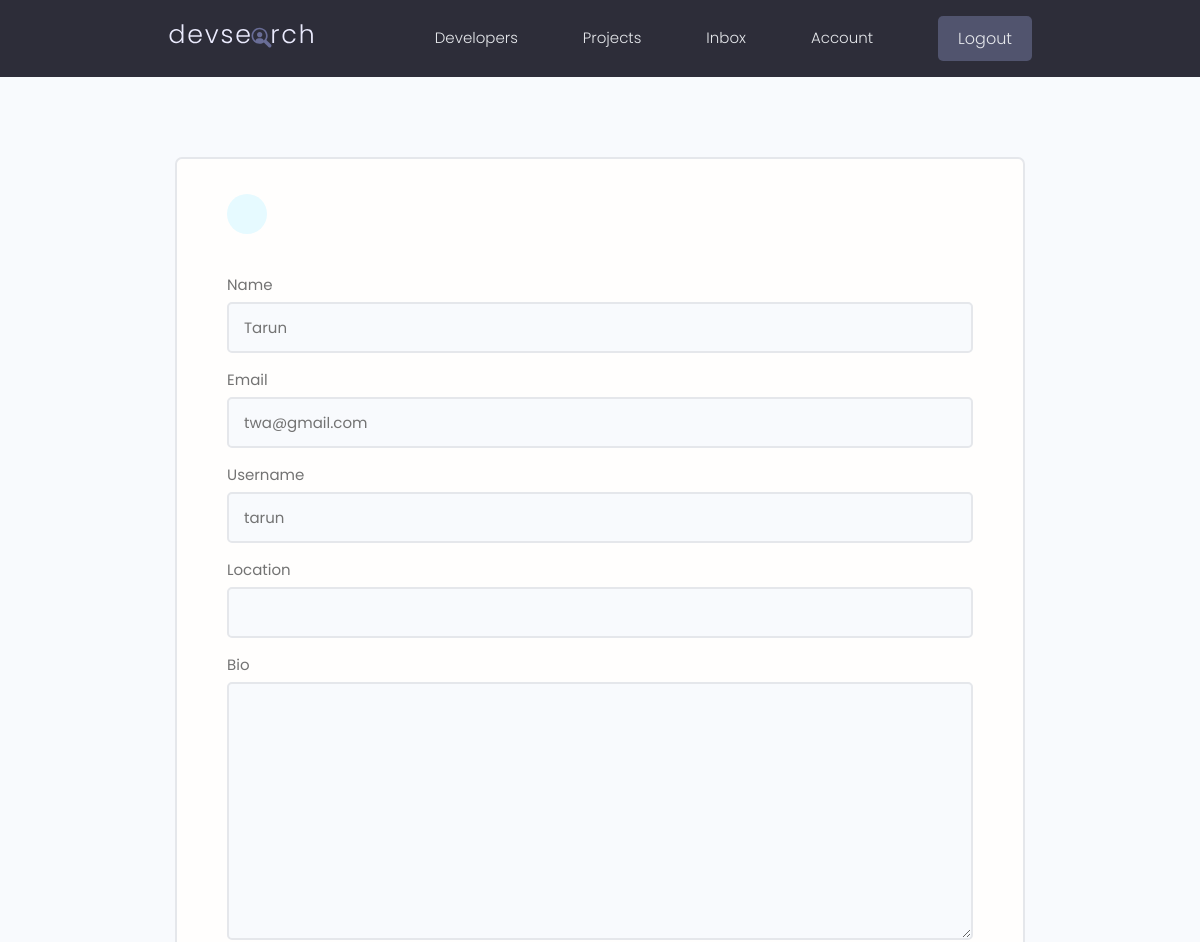
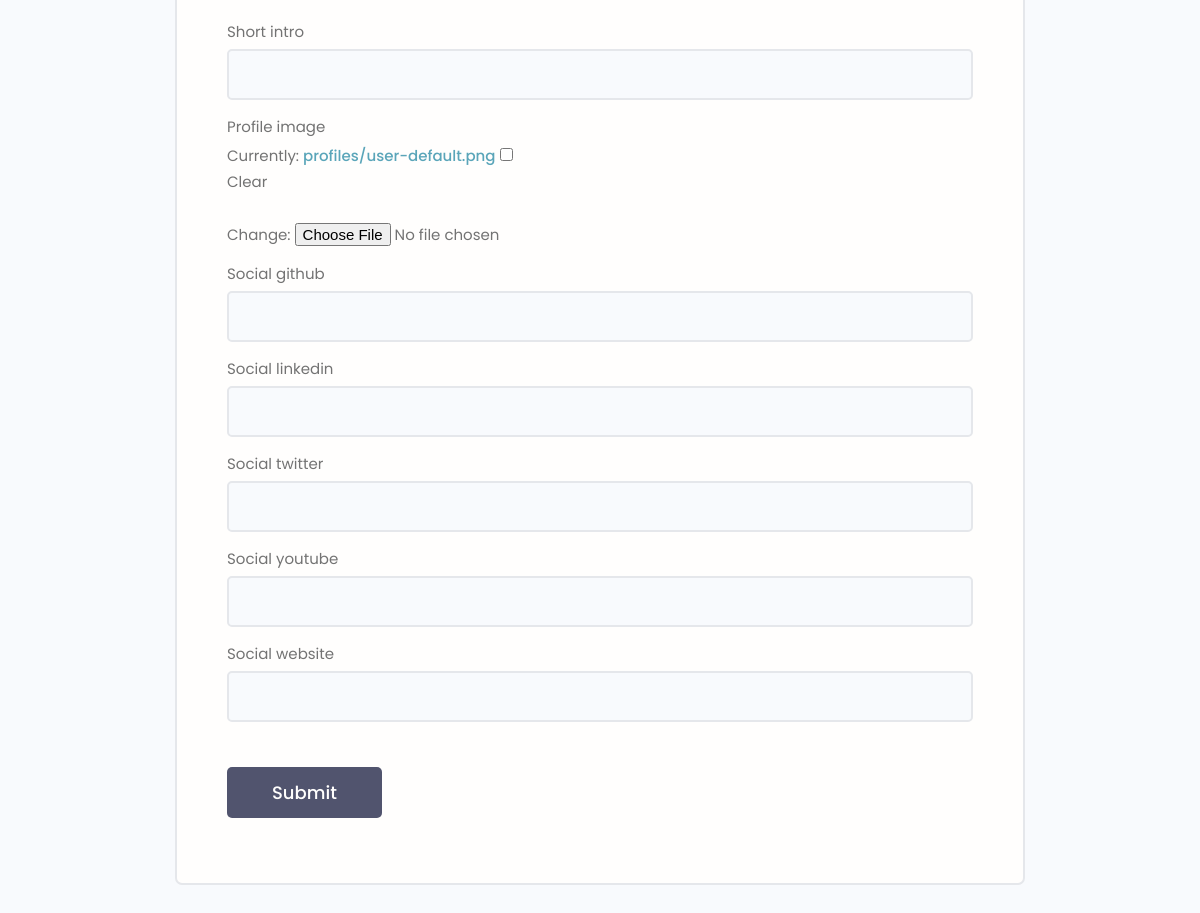
The app's page /edit-account/ (signed in), older data (2 pictures, top to bottom).
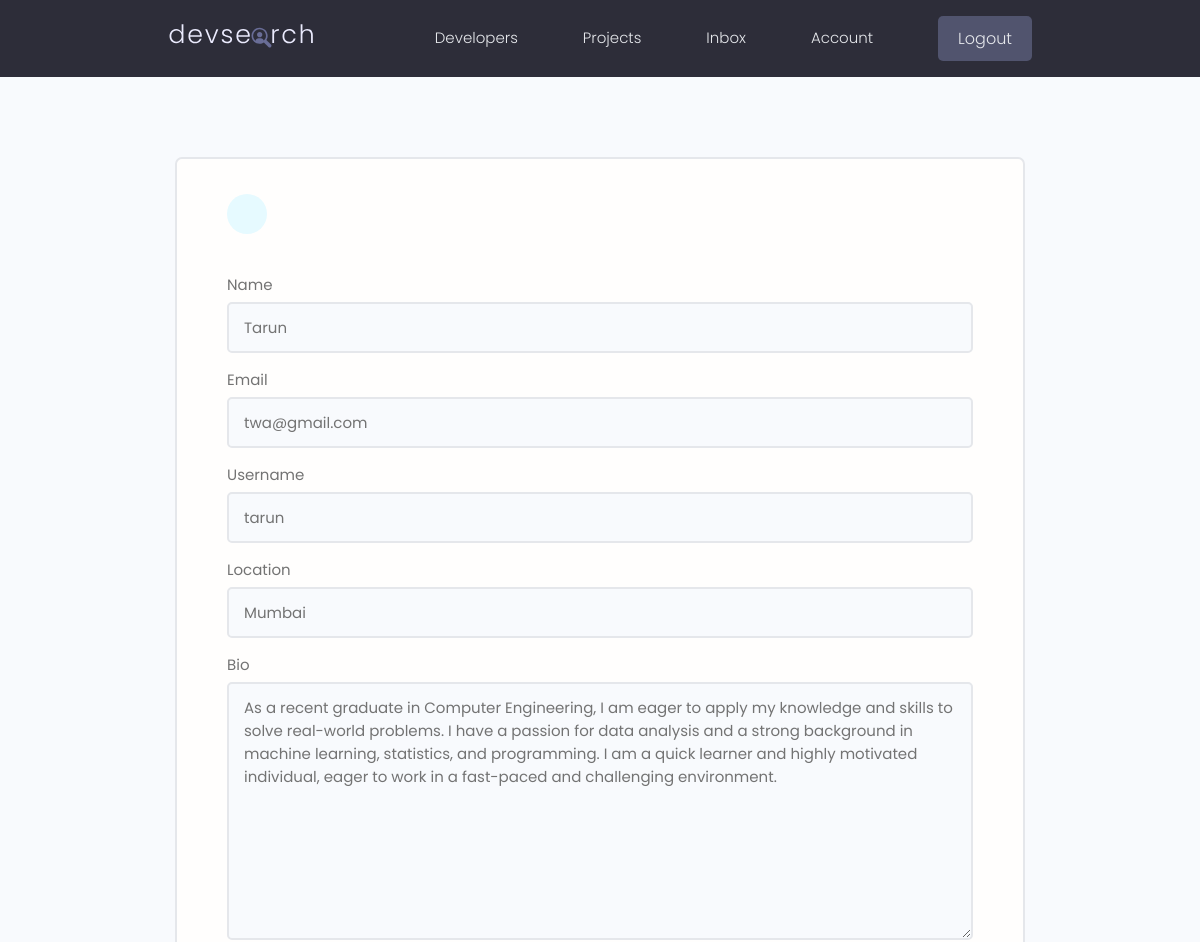
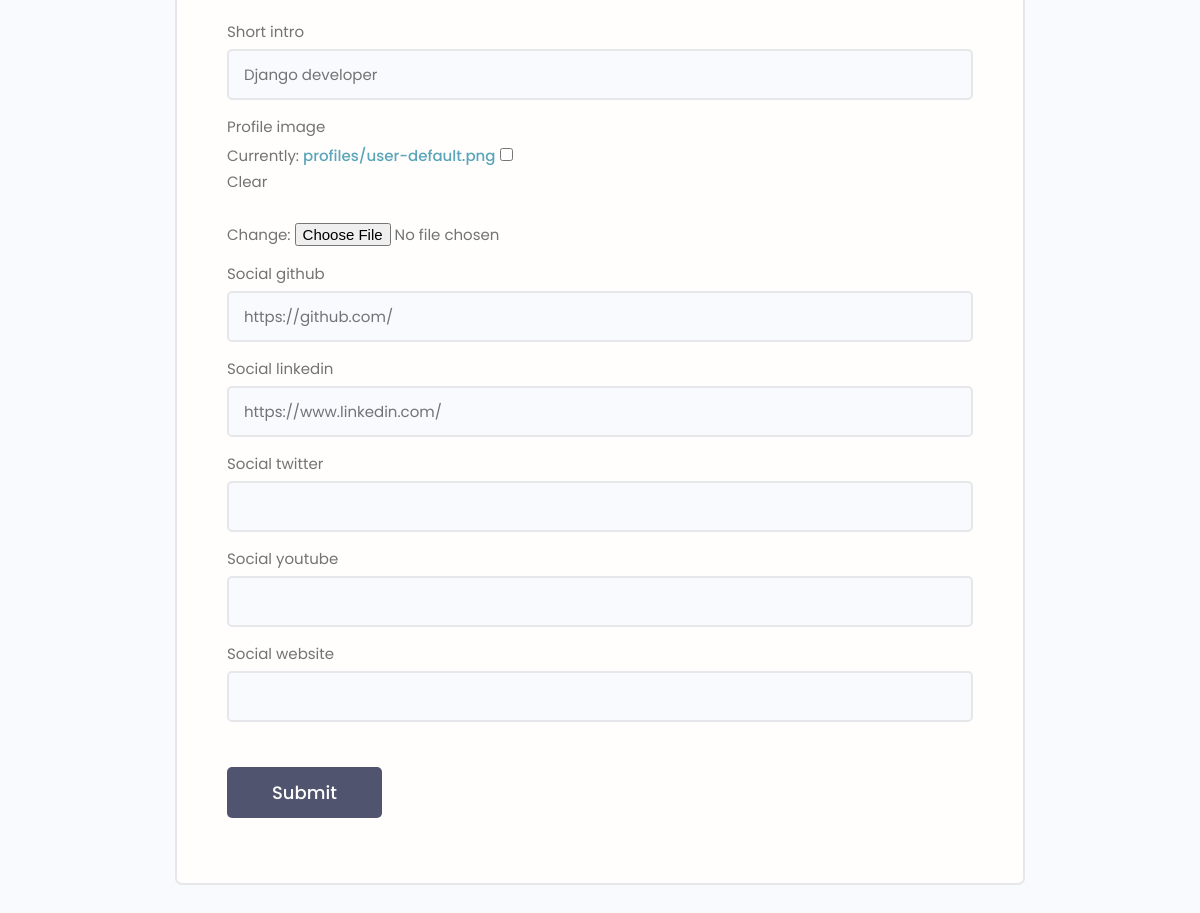
The same page, newer data (2 pictures, top to bottom).
### users/models.py (models this page shows, shortened)
class Profile(models.Model):
    user = models.OneToOneField(
        User, on_delete=models.CASCADE, null=True, blank=True)
    name = models.CharField(max_length=200, blank=True, null=True)
    email = models.EmailField(max_length=500, blank=True, null=True)
    username = models.CharField(max_length=200, blank=True, null=True)
    location = models.CharField(max_length=200, blank=True, null=True)
    short_intro = models.CharField(max_length=200, blank=True, null=True)
    bio = models.TextField(blank=True, null=True)
    profile_image = models.ImageField(
        null=True, blank=True, upload_to='profiles/', default="profiles/user-default.png")
    social_github = models.CharField(max_length=200, blank=True, null=True)
    social_twitter = models.CharField(max_length=200, blank=True, null=True)
    social_linkedin = models.CharField(max_length=200, blank=True, null=True)
    social_youtube = models.CharField(max_length=200, blank=True, null=True)
    social_website = models.CharField(max_length=200, blank=True, null=True)
    created = models.DateTimeField(auto_now_add=True)
    id = models.UUIDField(default=uuid.uuid4, unique=True,
                          primary_key=True, editable=False)
    class Meta:
        ordering = ['created']

### users/views.py (the view)
# urls.py: path('edit-account/', views.editAccount, name="edit-account"),
@login_required(login_url='login')
def editAccount(request):
    profile = request.user.profile
    form = ProfileForm(instance=profile)
    if request.method == 'POST':
        form = ProfileForm(request.POST, request.FILES, instance=profile)
        if form.is_valid():
            form.save()
            return redirect('account')
    context = {'form': form}
    return render(request, 'users/profile_form.html', context)

### users/forms.py
class ProfileForm(ModelForm):
    class Meta:
        model = Profile
        fields = ['name', 'email', 'username',
                  'location', 'bio', 'short_intro', 'profile_image',
                  'social_github', 'social_linkedin', 'social_twitter',
                  'social_youtube', 'social_website']
    def __init__(self, *args, **kwargs):
        super(ProfileForm, self).__init__(*args, **kwargs)
        for name, field in self.fields.items():
            field.widget.attrs.update({'class': 'input'})

### users/templates/users/profile_form.html (shortened to what this page needs)
{% extends 'main.html' %}
{% block content %}
<main class="formPage my-xl">
    <div class="content-box">
        <div class="formWrapper">
            <a class="backButton" href="{% url 'account' %}"></a>
            <br>
            <form class="form" method="POST" action="{% url 'edit-account' %}" enctype="multipart/form-data">
                {% for field in form %}
                <div class="form__field">
                    <label for="formInput#text">{{field.label}}</label>
                    {{field}}
                </div>
                {% endfor %}
                <input class="btn btn--sub btn--lg  my-md" type="submit" value="Submit" />
            </form>
        </div>
    </div>
</main>
{% endblock content %}

Row changes from the older to the newer data that the page shows:
changed Profile "Tarun": location (not shown) → "Mumbai"; bio (not shown) → "As a recent graduate in Computer Engineering, I am eager to apply my knowledge and skills to solve real-world problems. I have a passion for data analysis and a strong background in machine learning, statistics, and programming. I am a quick learner and highly motivated individual, eager to work in a fast-paced and challenging environment."; short_intro (not shown) → "Django developer"; social_github (not shown) → "https://github.com/"; social_linkedin (not shown) → "https://www.linkedin.com/"
